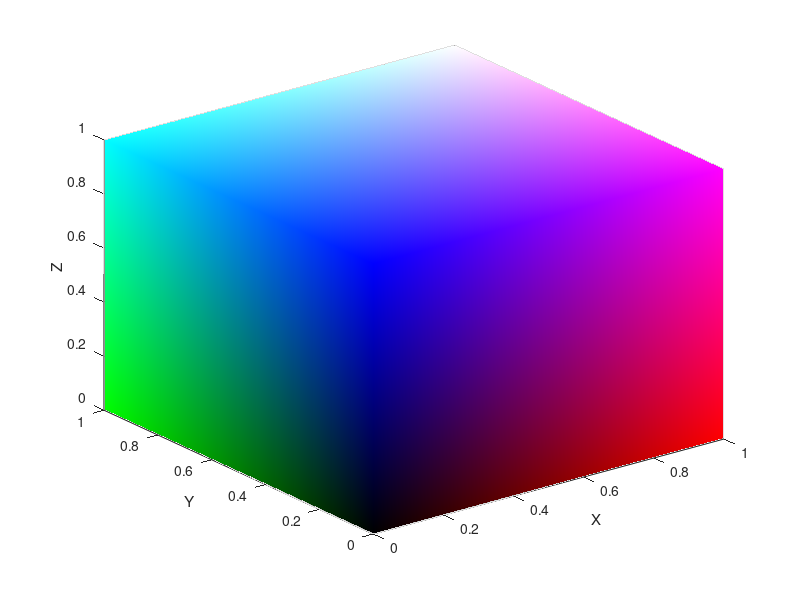

MATLAB code to generate this figure:
clear all; close all; clc;

%% Define Vertices
topVerts = [ 0 1 0; 0 1 1; 1 1 1; 1 1 0];
topVertIndex = [ 1 2 3 4 ];
botVerts = [ 0 0 0; 0 0 1; 1 0 1; 1 0 0];
botVertIndex = [ 5 6 7 8 ];

verts = [ topVerts; botVerts ];

%% Define Colors
vertColors = [ topVerts; botVerts ];
%% Empty faces list
faces = [];

%% Top faces
faces = [ faces ; 1 2 3 ; 1 3 4 ];

%% Side faces (Your efforts here)
for vertI = 1:4
    faceVert1 = topVertIndex( mod(vertI,4) + 1);
	faceVert2 = topVertIndex( vertI );
	faceVert3 = botVertIndex( vertI );
	faceVert4 = botVertIndex( mod(vertI,4) + 1);
	faces = [ faces ; faceVert1 faceVert2 faceVert3; faceVert1 faceVert4 faceVert3];
end

%% Bottom faces
faces = [ faces ; 5 7 6 ; 5 8 7 ];

%% Show RGB Cube in 3D figure
trisurf(faces,verts(:,1),verts(:,2),verts(:,3),'FaceVertexCData', vertColors,'FaceColor','interp', 'EdgeAlpha', 0);
xlabel('X'); ylabel('Y'); zlabel('Z');

